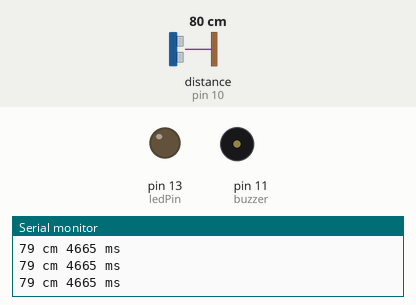
This sketch was run on a simulated Arduino Uno, built with avr-gcc and run on an emulated ATmega328P. On the bench: output pins drawn as LEDs (lit = HIGH), buzzer (waves = sounding, pin HIGH), the last lines printed to the serial monitor. Wiring (inferred from the names in the program): ultrasonic range finder: trigger pin 9; echo pin 10. The inputs (shaded band) are chosen by the test bench; at power-on: distance to the obstacle (sensor on pin 10) 80 cm. The echo pulse lasts 58.3 µs per cm; pins used as bus, display or sensor lines are not drawn.

Above: at 1.2 s.
1.3 s: distance to the obstacle (sensor on pin 10) set to 8 cm
2.8 s: distance to the obstacle (sensor on pin 10) set to 5 cm
At 3.4 s:
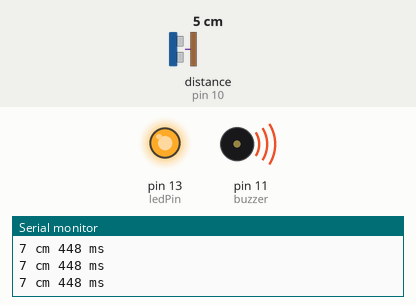
4.3 s: distance to the obstacle (sensor on pin 10) set to 9 cm
At 4.9 s:
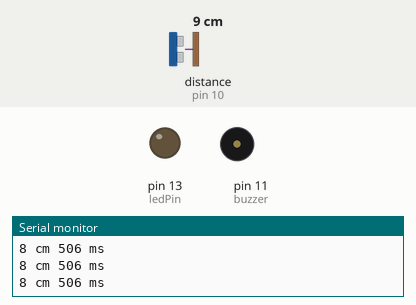
5.8 s: distance to the obstacle (sensor on pin 10) set to 2 cm
At 6.8 s:
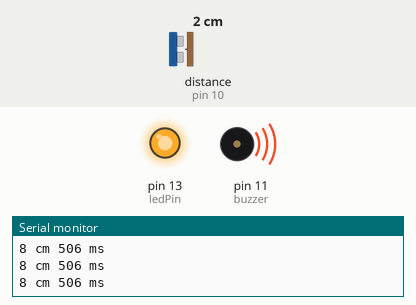
Timing chart, 0 to 8.3 s (numbered marks = the images above; inputs shaded):
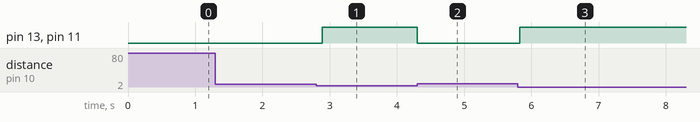

The sketch:

capteurMvmnt.ino
```cpp
//definition des broches utilisées
const int trigPin = 9;
const int echoPin = 10;
const int buzzer = 11;
const int ledPin = 13;

//definition variables
long duree;
int distance;
int mesureDistance;

void setup() {
pinMode(trigPin, OUTPUT);
pinMode(echoPin, INPUT);
pinMode(buzzer, OUTPUT);
pinMode(ledPin, OUTPUT);
Serial.begin(9600); // Starts the serial communication
}

void loop(){
//clear the trigPin
digitalWrite(trigPin, LOW);
delayMicroseconds(2);

//sets the trigPin on HIGH
digitalWrite(trigPin, HIGH);
delayMicroseconds(10);
digitalWrite(trigPin, LOW);

//lecture du echoPin, et retourner le song
duree = pulseIn(echoPin, HIGH);

//calcul distance
distance = duree*0.034/2;
mesureDistance = distance;
if (mesureDistance <= 5){
  digitalWrite(buzzer, HIGH);
  digitalWrite(ledPin, HIGH);
                        }
else{ // sinon on éteind la led
  digitalWrite(buzzer, LOW);
  digitalWrite(ledPin, LOW);
  Serial.print(distance);
  Serial.print(" cm ");
  Serial.print(duree);
  Serial.println(" ms");
    }
    delay(100);

}
```

Measured:
- the behaviour switches between 7 and 6 cm on distance to the obstacle (sensor on pin 10) (found by bisection; images 0 and 1)
- after the input at 2.8 s, pin 13 (ledPin), pin 11 (buzzer): LOW → HIGH after 0.09 s
- after the input at 4.3 s, pin 13 (ledPin), pin 11 (buzzer): HIGH → LOW at once
- after the input at 5.8 s, pin 13 (ledPin), pin 11 (buzzer): LOW → HIGH at once
